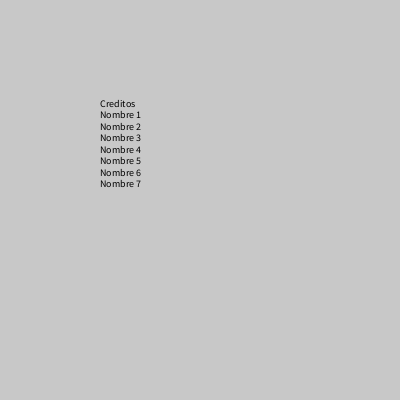
Frame 1 (no input)
Frame 60 (the mouse pressed at the canvas centre just before this capture): identical to frame 1, image omitted
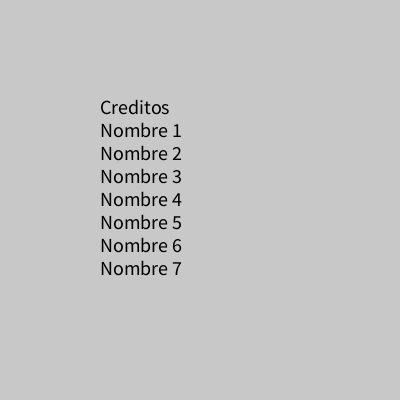
Frame 120 (the mouse held since frame 60 and released just before this capture)

The Processing sketch that drew these frames (run headless with seeded random() and noise(); from frame 60 on, the mouse is pressed at the canvas centre):

// Processing sketch: palabras_size_map
// ── palabras_size_map.pde
int posY = 100;
String texto = "Creditos \n" + 
"Nombre 1\n" +
"Nombre 2\n" + 
"Nombre 3\n" + 
"Nombre 4\n" +
"Nombre 5\n" + 
"Nombre 6\n" + 
"Nombre 7\n";

void setup(){
  size(400, 400);
  textSize(10);
}

void draw(){
  background(200);
  fill(0);
  text(texto, 100, posY, 200, 400);
  //posY--;
  
  if(posY <= -400){
    text("FIN", 100, 100);
  }
  
  textSize(map(mouseX, 0, width, 10, 30));
}
